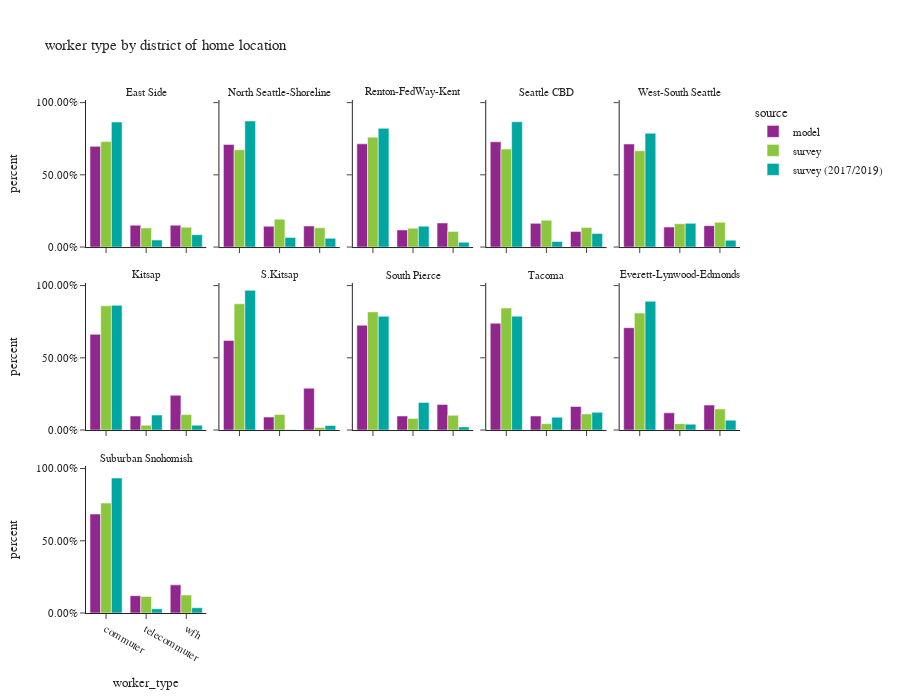

Notebook code for this chart:
### Code cell
df_worker_count = workers.groupby(['source','CountyName_hh','district_name_hh','worker_type'])['pdexpfac']. \
    sum().reset_index()
df_worker_count['percent'] = df_worker_count.groupby(['source','CountyName_hh','district_name_hh'], group_keys=False)['pdexpfac']. \
    apply(lambda x: x / float(x.sum()))

df_worker_count_ct = workers.groupby(['source','CountyName_hh','district_name_hh','worker_type'])['pdexpfac'].count().reset_index(). \
    rename(columns={'pdexpfac':'sample count'})
df_worker_count = df_worker_count.merge(df_worker_count_ct, on=['source','CountyName_hh','district_name_hh','worker_type']). \
    rename(columns={'pdexpfac':'total count'})

fig = px.bar(df_worker_count.sort_values(by=['source','CountyName_hh','district_name_hh']), x='worker_type', y="percent",
             facet_col="district_name_hh",facet_col_wrap=5,color="source",
             barmode="group",hover_data=['sample count','total count'],
             title="worker type by district of home location")
fig.for_each_annotation(lambda a: a.update(text = a.text.split("=")[-1]))
fig.update_layout(height=700, width=900, font=dict(size=11))
fig.for_each_yaxis(lambda a: a.update(tickformat = ".2%"))
fig.update_xaxes(categoryorder='array', categoryarray= ['commuter','telecommuter','wfh'])
fig.show()

### Figure 1 — Plotly figure (JSON) as saved in the notebook; plotly's stock layout.template omitted (floating-point values rounded to 4 significant figures)
{"data": [{"alignmentgroup": "True", "customdata": [[269400.0, 269400.0], [58590.0, 58590.0], [58470.0, 58470.0]], "hovertemplate": "source=model<br>district_name_hh=East Side<br>worker_type=%{x}<br>percent=%{y}<br>sample count=%{customdata[0]}<br>total count=%{customdata[1]}<extra></extra>", "legendgroup": "model", "marker": {"color": "#91268F", "pattern": {"shape": ""}}, "name": "model", "offsetgroup": "model", "orientation": "v", "showlegend": true, "textposition": "auto", "type": "bar", "x": ["commuter", "telecommuter", "wfh"], "xaxis": "x11", "y": [0.6971, 0.1516, 0.1513], "yaxis": "y11"}, {"alignmentgroup": "True", "customdata": [[158800.0, 158800.0], [32160.0, 32160.0], [32530.0, 32530.0]], "hovertemplate": "source=model<br>district_name_hh=North Seattle-Shoreline<br>worker_type=%{x}<br>percent=%{y}<br>sample count=%{customdata[0]}<br>total count=%{customdata[1]}<extra></extra>", "legendgroup": "model", "marker": {"color": "#91268F", "pattern": {"shape": ""}}, "name": "model", "offsetgroup": "model", "orientation": "v", "showlegend": false, "textposition": "auto", "type": "bar", "x": ["commuter", "telecommuter", "wfh"], "xaxis": "x12", "y": [0.7105, 0.1439, 0.1456], "yaxis": "y12"}, {"alignmentgroup": "True", "customdata": [[243800.0, 243800.0], [40420.0, 40420.0], [56970.0, 56970.0]], "hovertemplate": "source=model<br>district_name_hh=Renton-FedWay-Kent<br>worker_type=%{x}<br>percent=%{y}<br>sample count=%{customdata[0]}<br>total count=%{customdata[1]}<extra></extra>", "legendgroup": "model", "marker": {"color": "#91268F", "pattern": {"shape": ""}}, "name": "model", "offsetgroup": "model", "orientation": "v", "showlegend": false, "textposition": "auto", "type": "bar", "x": ["commuter", "telecommuter", "wfh"], "xaxis": "x13", "y": [0.7146, 0.1185, 0.167], "yaxis": "y13"}, {"alignmentgroup": "True", "customdata": [[120300.0, 120300.0], [27090.0, 27090.0], [17740.0, 17740.0]], "hovertemplate": "source=model<br>district_name_hh=Seattle CBD<br>worker_type=%{x}<br>percent=%{y}<br>sample count=%{customdata[0]}<br>total count=%{customdata[1]}<extra></extra>", "legendgroup": "model", "marker": {"color": "#91268F", "pattern": {"shape": ""}}, "name": "model", "offsetgroup": "model", "orientation": "v", "showlegend": false, "textposition": "auto", "type": "bar", "x": ["commuter", "telecommuter", "wfh"], "xaxis": "x14", "y": [0.7286, 0.164, 0.1074], "yaxis": "y14"}, {"alignmentgroup": "True", "customdata": [[111700.0, 111700.0], [21670.0, 21670.0], [23220.0, 23220.0]], "hovertemplate": "source=model<br>district_name_hh=West-South Seattle<br>worker_type=%{x}<br>percent=%{y}<br>sample count=%{customdata[0]}<br>total count=%{customdata[1]}<extra></extra>", "legendgroup": "model", "marker": {"color": "#91268F", "pattern": {"shape": ""}}, "name": "model", "offsetgroup": "model", "orientation": "v", "showlegend": false, "textposition": "auto", "type": "bar", "x": ["commuter", "telecommuter", "wfh"], "xaxis": "x15", "y": [0.7134, 0.1384, 0.1482], "yaxis": "y15"}, {"alignmentgroup": "True", "customdata": [[81290.0, 81290.0], [11860.0, 11860.0], [29440.0, 29440.0]], "hovertemplate": "source=model<br>district_name_hh=Kitsap<br>worker_type=%{x}<br>percent=%{y}<br>sample count=%{customdata[0]}<br>total count=%{customdata[1]}<extra></extra>", "legendgroup": "model", "marker": {"color": "#91268F", "pattern": {"shape": ""}}, "name": "model", "offsetgroup": "model", "orientation": "v", "showlegend": false, "textposition": "auto", "type": "bar", "x": ["commuter", "telecommuter", "wfh"], "xaxis": "x6", "y": [0.6631, 0.09677, 0.2401], "yaxis": "y6"}, {"alignmentgroup": "True", "customdata": [[20400.0, 20400.0], [2960.0, 2960.0], [9519.0, 9519.0]], "hovertemplate": "source=model<br>district_name_hh=S.Kitsap<br>worker_type=%{x}<br>percent=%{y}<br>sample count=%{customdata[0]}<br>total count=%{customdata[1]}<extra></extra>", "legendgroup": "model", "marker": {"color": "#91268F", "pattern": {"shape": ""}}, "name": "model", "offsetgroup": "model", "orientation": "v", "showlegend": false, "textposition": "auto", "type": "bar", "x": ["commuter", "telecommuter", "wfh"], "xaxis": "x7", "y": [0.6204, 0.09004, 0.2896], "yaxis": "y7"}, {"alignmentgroup": "True", "customdata": [[204500.0, 204500.0], [27370.0, 27370.0], [49980.0, 49980.0]], "hovertemplate": "source=model<br>district_name_hh=South Pierce<br>worker_type=%{x}<br>percent=%{y}<br>sample count=%{customdata[0]}<br>total count=%{customdata[1]}<extra></extra>", "legendgroup": "model", "marker": {"color": "#91268F", "pattern": {"shape": ""}}, "name": "model", "offsetgroup": "model", "orientation": "v", "showlegend": false, "textposition": "auto", "type": "bar", "x": ["commuter", "telecommuter", "wfh"], "xaxis": "x8", "y": [0.7256, 0.09709, 0.1773], "yaxis": "y8"}, {"alignmentgroup": "True", "customdata": [[97660.0, 97660.0], [12800.0, 12800.0], [21610.0, 21610.0]], "hovertemplate": "source=model<br>district_name_hh=Tacoma<br>worker_type=%{x}<br>percent=%{y}<br>sample count=%{customdata[0]}<br>total count=%{customdata[1]}<extra></extra>", "legendgroup": "model", "marker": {"color": "#91268F", "pattern": {"shape": ""}}, "name": "model", "offsetgroup": "model", "orientation": "v", "showlegend": false, "textposition": "auto", "type": "bar", "x": ["commuter", "telecommuter", "wfh"], "xaxis": "x9", "y": [0.7395, 0.09692, 0.1636], "yaxis": "y9"}, {"alignmentgroup": "True", "customdata": [[117500.0, 117500.0], [19760.0, 19760.0], [28610.0, 28610.0]], "hovertemplate": "source=model<br>district_name_hh=Everett-Lynwood-Edmonds<br>worker_type=%{x}<br>percent=%{y}<br>sample count=%{customdata[0]}<br>total count=%{customdata[1]}<extra></extra>", "legendgroup": "model", "marker": {"color": "#91268F", "pattern": {"shape": ""}}, "name": "model", "offsetgroup": "model", "orientation": "v", "showlegend": false, "textposition": "auto", "type": "bar", "x": ["commuter", "telecommuter", "wfh"], "xaxis": "x10", "y": [0.7084, 0.1191, 0.1725], "yaxis": "y10"}, {"alignmentgroup": "True", "customdata": [[187000.0, 187000.0], [32790.0, 32790.0], [53180.0, 53180.0]], "hovertemplate": "source=model<br>district_name_hh=Suburban Snohomish<br>worker_type=%{x}<br>percent=%{y}<br>sample count=%{customdata[0]}<br>total count=%{customdata[1]}<extra></extra>", "legendgroup": "model", "marker": {"color": "#91268F", "pattern": {"shape": ""}}, "name": "model", "offsetgroup": "model", "orientation": "v", "showlegend": false, "textposition": "auto", "type": "bar", "x": ["commuter", "telecommuter", "wfh"], "xaxis": "x", "y": [0.685, 0.1201, 0.1948], "yaxis": "y"}, {"alignmentgroup": "True", "customdata": [[432.0, 269800.0], [177.0, 48860.0], [176.0, 50860.0]], "hovertemplate": "source=survey<br>district_name_hh=East Side<br>worker_type=%{x}<br>percent=%{y}<br>sample count=%{customdata[0]}<br>total count=%{customdata[1]}<extra></extra>", "legendgroup": "survey", "marker": {"color": "#8CC63E", "pattern": {"shape": ""}}, "name": "survey", "offsetgroup": "survey", "orientation": "v", "showlegend": true, "textposition": "auto", "type": "bar", "x": ["commuter", "telecommuter", "wfh"], "xaxis": "x11", "y": [0.7301, 0.1322, 0.1376], "yaxis": "y11"}, {"alignmentgroup": "True", "customdata": [[359.0, 125800.0], [151.0, 36070.0], [147.0, 24900.0]], "hovertemplate": "source=survey<br>district_name_hh=North Seattle-Shoreline<br>worker_type=%{x}<br>percent=%{y}<br>sample count=%{customdata[0]}<br>total count=%{customdata[1]}<extra></extra>", "legendgroup": "survey", "marker": {"color": "#8CC63E", "pattern": {"shape": ""}}, "name": "survey", "offsetgroup": "survey", "orientation": "v", "showlegend": false, "textposition": "auto", "type": "bar", "x": ["commuter", "telecommuter", "wfh"], "xaxis": "x12", "y": [0.6736, 0.1931, 0.1333], "yaxis": "y12"}, {"alignmentgroup": "True", "customdata": [[126.0, 258500.0], [27.0, 44350.0], [39.0, 36860.0]], "hovertemplate": "source=survey<br>district_name_hh=Renton-FedWay-Kent<br>worker_type=%{x}<br>percent=%{y}<br>sample count=%{customdata[0]}<br>total count=%{customdata[1]}<extra></extra>", "legendgroup": "survey", "marker": {"color": "#8CC63E", "pattern": {"shape": ""}}, "name": "survey", "offsetgroup": "survey", "orientation": "v", "showlegend": false, "textposition": "auto", "type": "bar", "x": ["commuter", "telecommuter", "wfh"], "xaxis": "x13", "y": [0.7609, 0.1306, 0.1085], "yaxis": "y13"}, {"alignmentgroup": "True", "customdata": [[373.0, 82770.0], [164.0, 22660.0], [127.0, 16610.0]], "hovertemplate": "source=survey<br>district_name_hh=Seattle CBD<br>worker_type=%{x}<br>percent=%{y}<br>sample count=%{customdata[0]}<br>total count=%{customdata[1]}<extra></extra>", "legendgroup": "survey", "marker": {"color": "#8CC63E", "pattern": {"shape": ""}}, "name": "survey", "offsetgroup": "survey", "orientation": "v", "showlegend": false, "textposition": "auto", "type": "bar", "x": ["commuter", "telecommuter", "wfh"], "xaxis": "x14", "y": [0.6782, 0.1857, 0.1361], "yaxis": "y14"}, {"alignmentgroup": "True", "customdata": [[183.0, 82200.0], [99.0, 19900.0], [78.0, 21170.0]], "hovertemplate": "source=survey<br>district_name_hh=West-South Seattle<br>worker_type=%{x}<br>percent=%{y}<br>sample count=%{customdata[0]}<br>total count=%{customdata[1]}<extra></extra>", "legendgroup": "survey", "marker": {"color": "#8CC63E", "pattern": {"shape": ""}}, "name": "survey", "offsetgroup": "survey", "orientation": "v", "showlegend": false, "textposition": "auto", "type": "bar", "x": ["commuter", "telecommuter", "wfh"], "xaxis": "x15", "y": [0.6668, 0.1614, 0.1717], "yaxis": "y15"}, {"alignmentgroup": "True", "customdata": [[122.0, 101100.0], [22.0, 3877.0], [43.0, 12550.0]], "hovertemplate": "source=survey<br>district_name_hh=Kitsap<br>worker_type=%{x}<br>percent=%{y}<br>sample count=%{customdata[0]}<br>total count=%{customdata[1]}<extra></extra>", "legendgroup": "survey", "marker": {"color": "#8CC63E", "pattern": {"shape": ""}}, "name": "survey", "offsetgroup": "survey", "orientation": "v", "showlegend": false, "textposition": "auto", "type": "bar", "x": ["commuter", "telecommuter", "wfh"], "xaxis": "x6", "y": [0.8603, 0.03297, 0.1068], "yaxis": "y6"}, {"alignmentgroup": "True", "customdata": [[11.0, 19540.0], [8.0, 2405.0], [3.0, 408.8]], "hovertemplate": "source=survey<br>district_name_hh=S.Kitsap<br>worker_type=%{x}<br>percent=%{y}<br>sample count=%{customdata[0]}<br>total count=%{customdata[1]}<extra></extra>", "legendgroup": "survey", "marker": {"color": "#8CC63E", "pattern": {"shape": ""}}, "name": "survey", "offsetgroup": "survey", "orientation": "v", "showlegend": false, "textposition": "auto", "type": "bar", "x": ["commuter", "telecommuter", "wfh"], "xaxis": "x7", "y": [0.8741, 0.1076, 0.01829], "yaxis": "y7"}, {"alignmentgroup": "True", "customdata": [[113.0, 178700.0], [17.0, 17530.0], [24.0, 22240.0]], "hovertemplate": "source=survey<br>district_name_hh=South Pierce<br>worker_type=%{x}<br>percent=%{y}<br>sample count=%{customdata[0]}<br>total count=%{customdata[1]}<extra></extra>", "legendgroup": "survey", "marker": {"color": "#8CC63E", "pattern": {"shape": ""}}, "name": "survey", "offsetgroup": "survey", "orientation": "v", "showlegend": false, "textposition": "auto", "type": "bar", "x": ["commuter", "telecommuter", "wfh"], "xaxis": "x8", "y": [0.8179, 0.08026, 0.1018], "yaxis": "y8"}, {"alignmentgroup": "True", "customdata": [[110.0, 125100.0], [23.0, 6528.0], [28.0, 16470.0]], "hovertemplate": "source=survey<br>district_name_hh=Tacoma<br>worker_type=%{x}<br>percent=%{y}<br>sample count=%{customdata[0]}<br>total count=%{customdata[1]}<extra></extra>", "legendgroup": "survey", "marker": {"color": "#8CC63E", "pattern": {"shape": ""}}, "name": "survey", "offsetgroup": "survey", "orientation": "v", "showlegend": false, "textposition": "auto", "type": "bar", "x": ["commuter", "telecommuter", "wfh"], "xaxis": "x9", "y": [0.8447, 0.04408, 0.1112], "yaxis": "y9"}, {"alignmentgroup": "True", "customdata": [[103.0, 113200.0], [26.0, 6190.0], [35.0, 20400.0]], "hovertemplate": "source=survey<br>district_name_hh=Everett-Lynwood-Edmonds<br>worker_type=%{x}<br>percent=%{y}<br>sample count=%{customdata[0]}<br>total count=%{customdata[1]}<extra></extra>", "legendgroup": "survey", "marker": {"color": "#8CC63E", "pattern": {"shape": ""}}, "name": "survey", "offsetgroup": "survey", "orientation": "v", "showlegend": false, "textposition": "auto", "type": "bar", "x": ["commuter", "telecommuter", "wfh"], "xaxis": "x10", "y": [0.8098, 0.04429, 0.146], "yaxis": "y10"}, {"alignmentgroup": "True", "customdata": [[158.0, 179200.0], [47.0, 26950.0], [50.0, 29330.0]], "hovertemplate": "source=survey<br>district_name_hh=Suburban Snohomish<br>worker_type=%{x}<br>percent=%{y}<br>sample count=%{customdata[0]}<br>total count=%{customdata[1]}<extra></extra>", "legendgroup": "survey", "marker": {"color": "#8CC63E", "pattern": {"shape": ""}}, "name": "survey", "offsetgroup": "survey", "orientation": "v", "showlegend": false, "textposition": "auto", "type": "bar", "x": ["commuter", "telecommuter", "wfh"], "xaxis": "x", "y": [0.761, 0.1145, 0.1246], "yaxis": "y"}, {"alignmentgroup": "True", "customdata": [[805.0, 223700.0], [79.0, 12600.0], [76.0, 22140.0]], "hovertemplate": "source=survey (2017/2019)<br>district_name_hh=East Side<br>worker_type=%{x}<br>percent=%{y}<br>sample count=%{customdata[0]}<br>total count=%{customdata[1]}<extra></extra>", "legendgroup": "survey (2017/2019)", "marker": {"color": "#00A7A0", "pattern": {"shape": ""}}, "name": "survey (2017/2019)", "offsetgroup": "survey (2017/2019)", "orientation": "v", "showlegend": true, "textposition": "auto", "type": "bar", "x": ["commuter", "telecommuter", "wfh"], "xaxis": "x11", "y": [0.8656, 0.04877, 0.08567], "yaxis": "y11"}, {"alignmentgroup": "True", "customdata": [[1570.0, 164900.0], [89.0, 12620.0], [130.0, 11460.0]], "hovertemplate": "source=survey (2017/2019)<br>district_name_hh=North Seattle-Shoreline<br>worker_type=%{x}<br>percent=%{y}<br>sample count=%{customdata[0]}<br>total count=%{customdata[1]}<extra></extra>", "legendgroup": "survey (2017/2019)", "marker": {"color": "#00A7A0", "pattern": {"shape": ""}}, "name": "survey (2017/2019)", "offsetgroup": "survey (2017/2019)", "orientation": "v", "showlegend": false, "textposition": "auto", "type": "bar", "x": ["commuter", "telecommuter", "wfh"], "xaxis": "x12", "y": [0.8726, 0.06674, 0.06064], "yaxis": "y12"}, {"alignmentgroup": "True", "customdata": [[201.0, 221700.0], [24.0, 39070.0], [16.0, 8970.0]], "hovertemplate": "source=survey (2017/2019)<br>district_name_hh=Renton-FedWay-Kent<br>worker_type=%{x}<br>percent=%{y}<br>sample count=%{customdata[0]}<br>total count=%{customdata[1]}<extra></extra>", "legendgroup": "survey (2017/2019)", "marker": {"color": "#00A7A0", "pattern": {"shape": ""}}, "name": "survey (2017/2019)", "offsetgroup": "survey (2017/2019)", "orientation": "v", "showlegend": false, "textposition": "auto", "type": "bar", "x": ["commuter", "telecommuter", "wfh"], "xaxis": "x13", "y": [0.8219, 0.1448, 0.03325], "yaxis": "y13"}, {"alignmentgroup": "True", "customdata": [[1549.0, 82930.0], [124.0, 3673.0], [154.0, 8982.0]], "hovertemplate": "source=survey (2017/2019)<br>district_name_hh=Seattle CBD<br>worker_type=%{x}<br>percent=%{y}<br>sample count=%{customdata[0]}<br>total count=%{customdata[1]}<extra></extra>", "legendgroup": "survey (2017/2019)", "marker": {"color": "#00A7A0", "pattern": {"shape": ""}}, "name": "survey (2017/2019)", "offsetgroup": "survey (2017/2019)", "orientation": "v", "showlegend": false, "textposition": "auto", "type": "bar", "x": ["commuter", "telecommuter", "wfh"], "xaxis": "x14", "y": [0.8676, 0.03843, 0.09396], "yaxis": "y14"}, {"alignmentgroup": "True", "customdata": [[830.0, 81990.0], [69.0, 17070.0], [95.0, 4956.0]], "hovertemplate": "source=survey (2017/2019)<br>district_name_hh=West-South Seattle<br>worker_type=%{x}<br>percent=%{y}<br>sample count=%{customdata[0]}<br>total count=%{customdata[1]}<extra></extra>", "legendgroup": "survey (2017/2019)", "marker": {"color": "#00A7A0", "pattern": {"shape": ""}}, "name": "survey (2017/2019)", "offsetgroup": "survey (2017/2019)", "orientation": "v", "showlegend": false, "textposition": "auto", "type": "bar", "x": ["commuter", "telecommuter", "wfh"], "xaxis": "x15", "y": [0.7882, 0.1641, 0.04765], "yaxis": "y15"}, {"alignmentgroup": "True", "customdata": [[157.0, 86080.0], [17.0, 10320.0], [25.0, 3319.0]], "hovertemplate": "source=survey (2017/2019)<br>district_name_hh=Kitsap<br>worker_type=%{x}<br>percent=%{y}<br>sample count=%{customdata[0]}<br>total count=%{customdata[1]}<extra></extra>", "legendgroup": "survey (2017/2019)", "marker": {"color": "#00A7A0", "pattern": {"shape": ""}}, "name": "survey (2017/2019)", "offsetgroup": "survey (2017/2019)", "orientation": "v", "showlegend": false, "textposition": "auto", "type": "bar", "x": ["commuter", "telecommuter", "wfh"], "xaxis": "x6", "y": [0.8632, 0.1035, 0.03328], "yaxis": "y6"}, {"alignmentgroup": "True", "customdata": [[49.0, 43460.0], [1.0, 62.98], [8.0, 1412.0]], "hovertemplate": "source=survey (2017/2019)<br>district_name_hh=S.Kitsap<br>worker_type=%{x}<br>percent=%{y}<br>sample count=%{customdata[0]}<br>total count=%{customdata[1]}<extra></extra>", "legendgroup": "survey (2017/2019)", "marker": {"color": "#00A7A0", "pattern": {"shape": ""}}, "name": "survey (2017/2019)", "offsetgroup": "survey (2017/2019)", "orientation": "v", "showlegend": false, "textposition": "auto", "type": "bar", "x": ["commuter", "telecommuter", "wfh"], "xaxis": "x7", "y": [0.9672, 0.001402, 0.03141], "yaxis": "y7"}, {"alignmentgroup": "True", "customdata": [[240.0, 125700.0], [30.0, 30490.0], [18.0, 3462.0]], "hovertemplate": "source=survey (2017/2019)<br>district_name_hh=South Pierce<br>worker_type=%{x}<br>percent=%{y}<br>sample count=%{customdata[0]}<br>total count=%{customdata[1]}<extra></extra>", "legendgroup": "survey (2017/2019)", "marker": {"color": "#00A7A0", "pattern": {"shape": ""}}, "name": "survey (2017/2019)", "offsetgroup": "survey (2017/2019)", "orientation": "v", "showlegend": false, "textposition": "auto", "type": "bar", "x": ["commuter", "telecommuter", "wfh"], "xaxis": "x8", "y": [0.7874, 0.191, 0.02168], "yaxis": "y8"}, {"alignmentgroup": "True", "customdata": [[182.0, 77220.0], [18.0, 8749.0], [17.0, 11980.0]], "hovertemplate": "source=survey (2017/2019)<br>district_name_hh=Tacoma<br>worker_type=%{x}<br>percent=%{y}<br>sample count=%{customdata[0]}<br>total count=%{customdata[1]}<extra></extra>", "legendgroup": "survey (2017/2019)", "marker": {"color": "#00A7A0", "pattern": {"shape": ""}}, "name": "survey (2017/2019)", "offsetgroup": "survey (2017/2019)", "orientation": "v", "showlegend": false, "textposition": "auto", "type": "bar", "x": ["commuter", "telecommuter", "wfh"], "xaxis": "x9", "y": [0.7884, 0.08932, 0.1223], "yaxis": "y9"}, {"alignmentgroup": "True", "customdata": [[189.0, 117800.0], [19.0, 5306.0], [14.0, 9005.0]], "hovertemplate": "source=survey (2017/2019)<br>district_name_hh=Everett-Lynwood-Edmonds<br>worker_type=%{x}<br>percent=%{y}<br>sample count=%{customdata[0]}<br>total count=%{customdata[1]}<extra></extra>", "legendgroup": "survey (2017/2019)", "marker": {"color": "#00A7A0", "pattern": {"shape": ""}}, "name": "survey (2017/2019)", "offsetgroup": "survey (2017/2019)", "orientation": "v", "showlegend": false, "textposition": "auto", "type": "bar", "x": ["commuter", "telecommuter", "wfh"], "xaxis": "x10", "y": [0.8917, 0.04015, 0.06814], "yaxis": "y10"}, {"alignmentgroup": "True", "customdata": [[203.0, 165700.0], [13.0, 5172.0], [15.0, 6450.0]], "hovertemplate": "source=survey (2017/2019)<br>district_name_hh=Suburban Snohomish<br>worker_type=%{x}<br>percent=%{y}<br>sample count=%{customdata[0]}<br>total count=%{customdata[1]}<extra></extra>", "legendgroup": "survey (2017/2019)", "marker": {"color": "#00A7A0", "pattern": {"shape": ""}}, "name": "survey (2017/2019)", "offsetgroup": "survey (2017/2019)", "orientation": "v", "showlegend": false, "textposition": "auto", "type": "bar", "x": ["commuter", "telecommuter", "wfh"], "xaxis": "x", "y": [0.9344, 0.02917, 0.03638], "yaxis": "y"}], "layout": {"annotations": [{"font": {}, "showarrow": false, "text": "Suburban Snohomish", "x": 0.092, "xanchor": "center", "xref": "paper", "y": 0.2867, "yanchor": "bottom", "yref": "paper"}, {"font": {}, "showarrow": false, "text": "Kitsap", "x": 0.092, "xanchor": "center", "xref": "paper", "y": 0.6433, "yanchor": "bottom", "yref": "paper"}, {"font": {}, "showarrow": false, "text": "S.Kitsap", "x": 0.296, "xanchor": "center", "xref": "paper", "y": 0.6433, "yanchor": "bottom", "yref": "paper"}, {"font": {}, "showarrow": false, "text": "South Pierce", "x": 0.5, "xanchor": "center", "xref": "paper", "y": 0.6433, "yanchor": "bottom", "yref": "paper"}, {"font": {}, "showarrow": false, "text": "Tacoma", "x": 0.704, "xanchor": "center", "xref": "paper", "y": 0.6433, "yanchor": "bottom", "yref": "paper"}, {"font": {}, "showarrow": false, "text": "Everett-Lynwood-Edmonds", "x": 0.908, "xanchor": "center", "xref": "paper", "y": 0.6433, "yanchor": "bottom", "yref": "paper"}, {"font": {}, "showarrow": false, "text": "East Side", "x": 0.092, "xanchor": "center", "xref": "paper", "y": 1.0, "yanchor": "bottom", "yref": "paper"}, {"font": {}, "showarrow": false, "text": "North Seattle-Shoreline", "x": 0.296, "xanchor": "center", "xref": "paper", "y": 1.0, "yanchor": "bottom", "yref": "paper"}, {"font": {}, "showarrow": false, "text": "Renton-FedWay-Kent", "x": 0.5, "xanchor": "center", "xref": "paper", "y": 1.0, "yanchor": "bottom", "yref": "paper"}, {"font": {}, "showarrow": false, "text": "Seattle CBD", "x": 0.704, "xanchor": "center", "xref": "paper", "y": 1.0, "yanchor": "bottom", "yref": "paper"}, {"font": {}, "showarrow": false, "text": "West-South Seattle", "x": 0.908, "xanchor": "center", "xref": "paper", "y": 1.0, "yanchor": "bottom", "yref": "paper"}], "barmode": "group", "font": {"size": 11}, "height": 700, "legend": {"title": {"text": "source"}, "tracegroupgap": 0}, "title": {"text": "worker type by district of home location"}, "width": 900, "xaxis": {"anchor": "y", "categoryarray": ["commuter", "telecommuter", "wfh"], "categoryorder": "array", "domain": [0.0, 0.184], "title": {"text": "worker_type"}}, "xaxis10": {"anchor": "y10", "categoryarray": ["commuter", "telecommuter", "wfh"], "categoryorder": "array", "domain": [0.816, 1.0], "matches": "x", "showticklabels": false}, "xaxis11": {"anchor": "y11", "categoryarray": ["commuter", "telecommuter", "wfh"], "categoryorder": "array", "domain": [0.0, 0.184], "matches": "x", "showticklabels": false}, "xaxis12": {"anchor": "y12", "categoryarray": ["commuter", "telecommuter", "wfh"], "categoryorder": "array", "domain": [0.204, 0.388], "matches": "x", "showticklabels": false}, "xaxis13": {"anchor": "y13", "categoryarray": ["commuter", "telecommuter", "wfh"], "categoryorder": "array", "domain": [0.408, 0.592], "matches": "x", "showticklabels": false}, "xaxis14": {"anchor": "y14", "categoryarray": ["commuter", "telecommuter", "wfh"], "categoryorder": "array", "domain": [0.612, 0.796], "matches": "x", "showticklabels": false}, "xaxis15": {"anchor": "y15", "categoryarray": ["commuter", "telecommuter", "wfh"], "categoryorder": "array", "domain": [0.816, 1.0], "matches": "x", "showticklabels": false}, "xaxis2": {"anchor": "y2", "categoryarray": ["commuter", "telecommuter", "wfh"], "categoryorder": "array", "domain": [0.204, 0.388], "matches": "x", "title": {"text": "worker_type"}}, "xaxis3": {"anchor": "y3", "categoryarray": ["commuter", "telecommuter", "wfh"], "categoryorder": "array", "domain": [0.408, 0.592], "matches": "x", "title": {"text": "worker_type"}}, "xaxis4": {"anchor": "y4", "categoryarray": ["commuter", "telecommuter", "wfh"], "categoryorder": "array", "domain": [0.612, 0.796], "matches": "x", "title": {"text": "worker_type"}}, "xaxis5": {"anchor": "y5", "categoryarray": ["commuter", "telecommuter", "wfh"], "categoryorder": "array", "domain": [0.816, 1.0], "matches": "x", "title": {"text": "worker_type"}}, "xaxis6": {"anchor": "y6", "categoryarray": ["commuter", "telecommuter", "wfh"], "categoryorder": "array", "domain": [0.0, 0.184], "matches": "x", "showticklabels": false}, "xaxis7": {"anchor": "y7", "categoryarray": ["commuter", "telecommuter", "wfh"], "categoryorder": "array", "domain": [0.204, 0.388], "matches": "x", "showticklabels": false}, "xaxis8": {"anchor": "y8", "categoryarray": ["commuter", "telecommuter", "wfh"], "categoryorder": "array", "domain": [0.408, 0.592], "matches": "x", "showticklabels": false}, "xaxis9": {"anchor": "y9", "categoryarray": ["commuter", "telecommuter", "wfh"], "categoryorder": "array", "domain": [0.612, 0.796], "matches": "x", "showticklabels": false}, "yaxis": {"anchor": "x", "domain": [0.0, 0.2867], "tickformat": ".2%", "title": {"text": "percent"}}, "yaxis10": {"anchor": "x10", "domain": [0.3567, 0.6433], "matches": "y", "showticklabels": false, "tickformat": ".2%"}, "yaxis11": {"anchor": "x11", "domain": [0.7133, 1.0], "matches": "y", "tickformat": ".2%", "title": {"text": "percent"}}, "yaxis12": {"anchor": "x12", "domain": [0.7133, 1.0], "matches": "y", "showticklabels": false, "tickformat": ".2%"}, "yaxis13": {"anchor": "x13", "domain": [0.7133, 1.0], "matches": "y", "showticklabels": false, "tickformat": ".2%"}, "yaxis14": {"anchor": "x14", "domain": [0.7133, 1.0], "matches": "y", "showticklabels": false, "tickformat": ".2%"}, "yaxis15": {"anchor": "x15", "domain": [0.7133, 1.0], "matches": "y", "showticklabels": false, "tickformat": ".2%"}, "yaxis2": {"anchor": "x2", "domain": [0.0, 0.2867], "matches": "y", "showticklabels": false, "tickformat": ".2%"}, "yaxis3": {"anchor": "x3", "domain": [0.0, 0.2867], "matches": "y", "showticklabels": false, "tickformat": ".2%"}, "yaxis4": {"anchor": "x4", "domain": [0.0, 0.2867], "matches": "y", "showticklabels": false, "tickformat": ".2%"}, "yaxis5": {"anchor": "x5", "domain": [0.0, 0.2867], "matches": "y", "showticklabels": false, "tickformat": ".2%"}, "yaxis6": {"anchor": "x6", "domain": [0.3567, 0.6433], "matches": "y", "tickformat": ".2%", "title": {"text": "percent"}}, "yaxis7": {"anchor": "x7", "domain": [0.3567, 0.6433], "matches": "y", "showticklabels": false, "tickformat": ".2%"}, "yaxis8": {"anchor": "x8", "domain": [0.3567, 0.6433], "matches": "y", "showticklabels": false, "tickformat": ".2%"}, "yaxis9": {"anchor": "x9", "domain": [0.3567, 0.6433], "matches": "y", "showticklabels": false, "tickformat": ".2%"}}}
